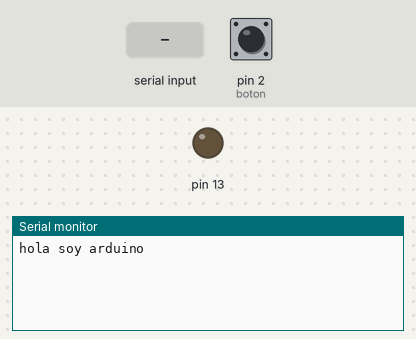
Bench run of a sketch on a simulated Arduino Uno, built with avr-gcc and run on an emulated ATmega328P. On the bench: output pins drawn as LEDs (lit = HIGH), the last lines printed to the serial monitor. Inputs (shaded band) come from the test bench; at power-on: pin 2 (boton) LOW.

Above: at 1.2 s.
1.3 s: pin 2 (boton) pulled HIGH for 0.15 s
At 1.7 s:
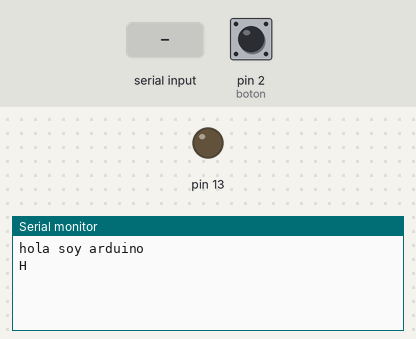
2.9 s: "." received over Serial
At 4.2 s:
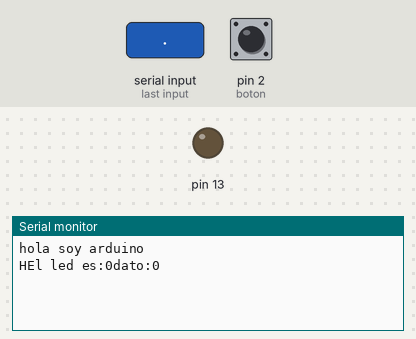

The sketch:

arduinoBusdeDatos_Arduino.ino
```cpp
#define buscarled 1
#define buscarnumero 2

int led = 0;
int dato = 0;
int EstadodeBusqueda = 0;
int boton = 2;


void setup() {
  Serial.begin(9600);
  Serial.println("hola soy arduino");
  pinMode (13, OUTPUT);
  pinMode (boton,INPUT);
}

void loop() {

  //aqui nuevo codigo
  if (digitalRead(boton)==1){
    Serial.print ("H");
    delay(500);
  }
  if (Serial.available()) {
    char letra = Serial.read();
    if (letra == 'L') {
      EstadodeBusqueda = buscarled;
    }
    else if (letra == 'D') {
      EstadodeBusqueda = buscarnumero;
    }
    else if (letra == '.') {
      analogWrite(led, dato);
      Serial.print("El led es:");
      Serial.print(led);
      Serial.print("dato:");
      Serial.println(dato);

      led = 0;
      dato = 0;
      EstadodeBusqueda =0;
    }
    else if (letra >= '0' && letra <= '9') {
      int numeroactual = int (letra - '0');
      if (EstadodeBusqueda == buscarled) {
        led = led * 10 + numeroactual;
      }
      else if (EstadodeBusqueda == buscarnumero) {
        dato = dato * 10 + numeroactual;
      }
    }
  }

}
```

Measured:
- after the input at 1.3 s, the serial monitor: prints a new line at once (image 1)
- after the input at 2.9 s, the serial monitor: prints a new line at once (image 2)
